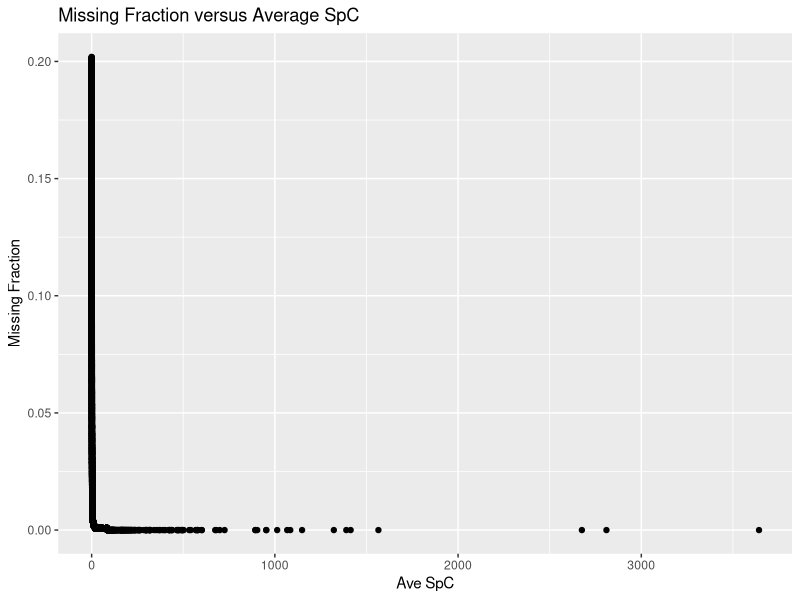
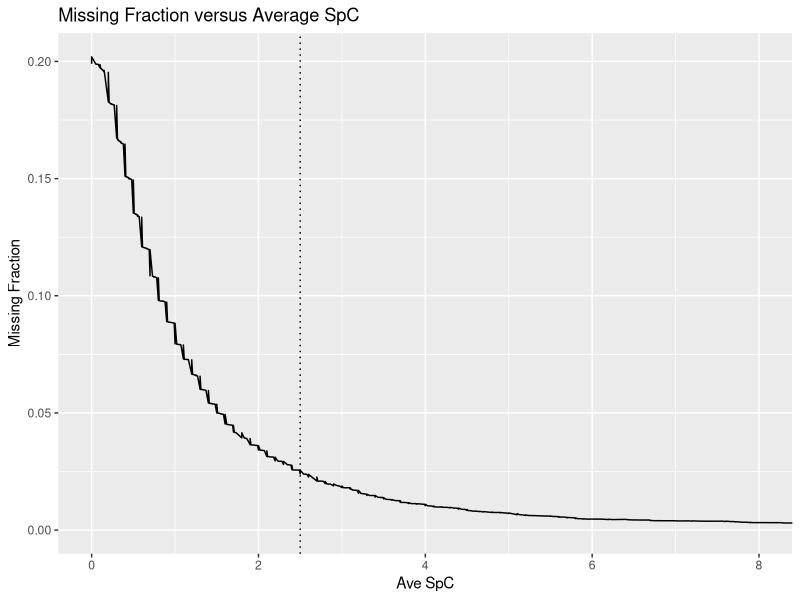
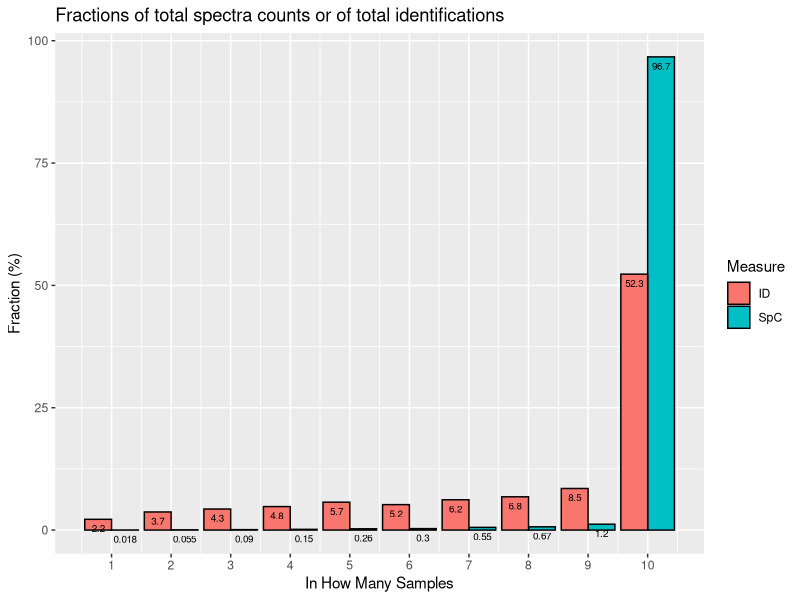
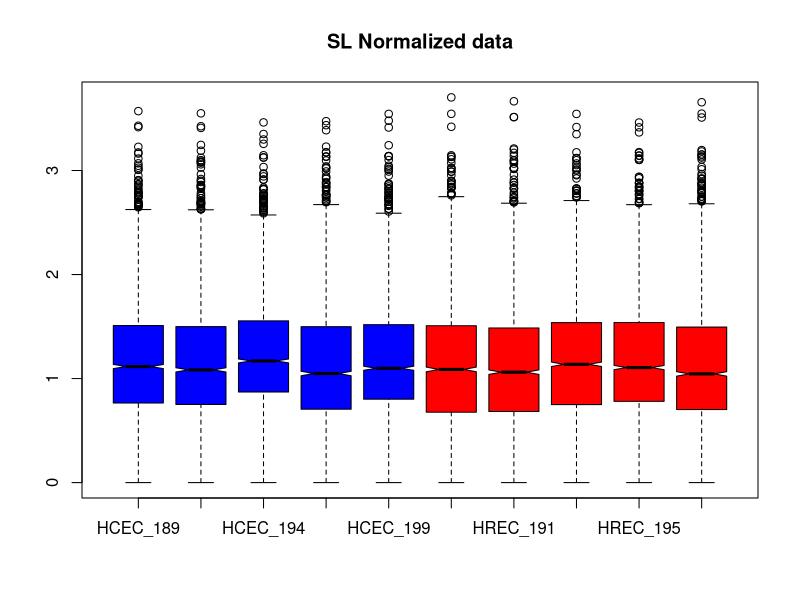
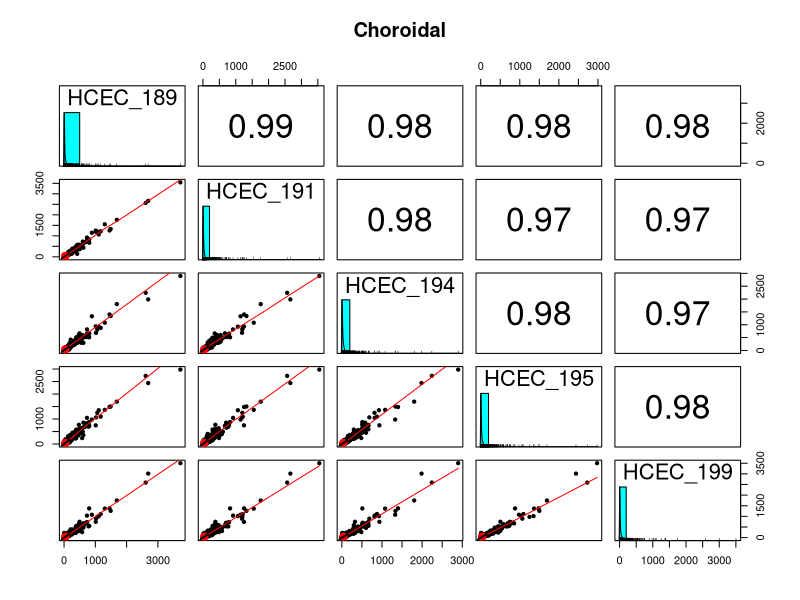
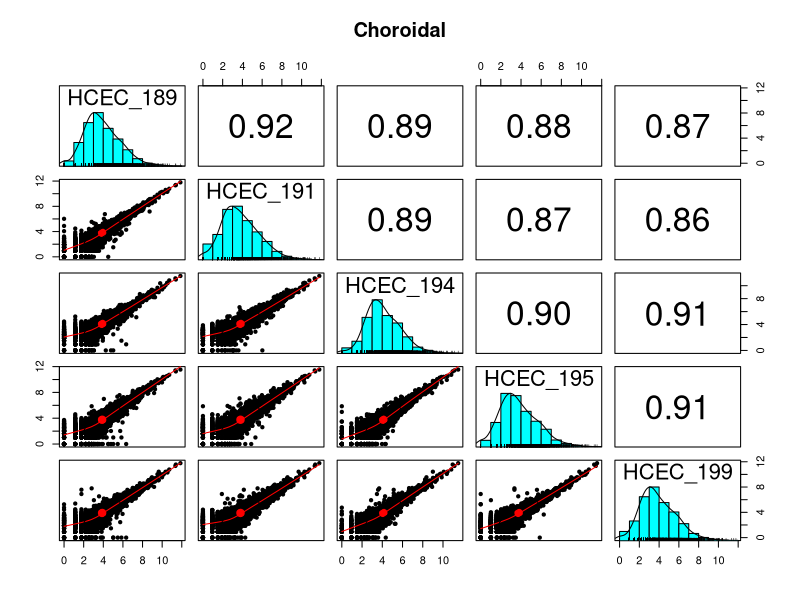
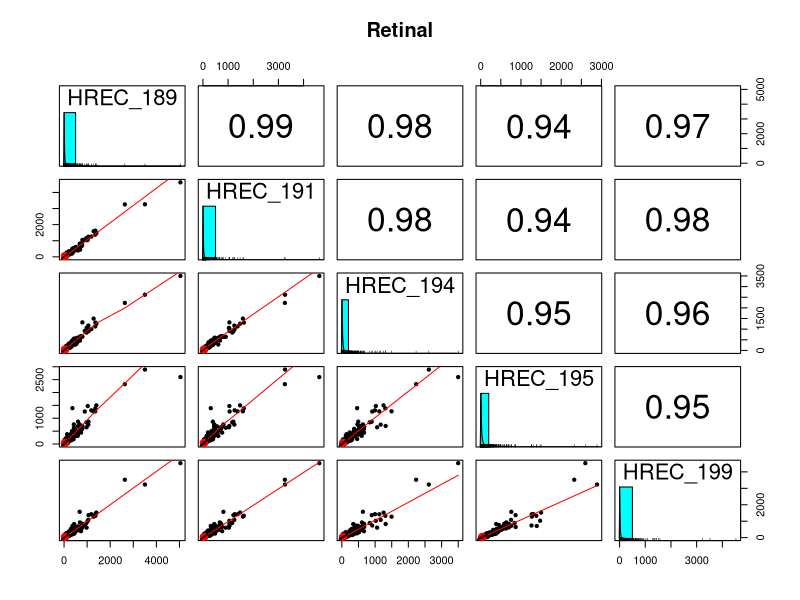
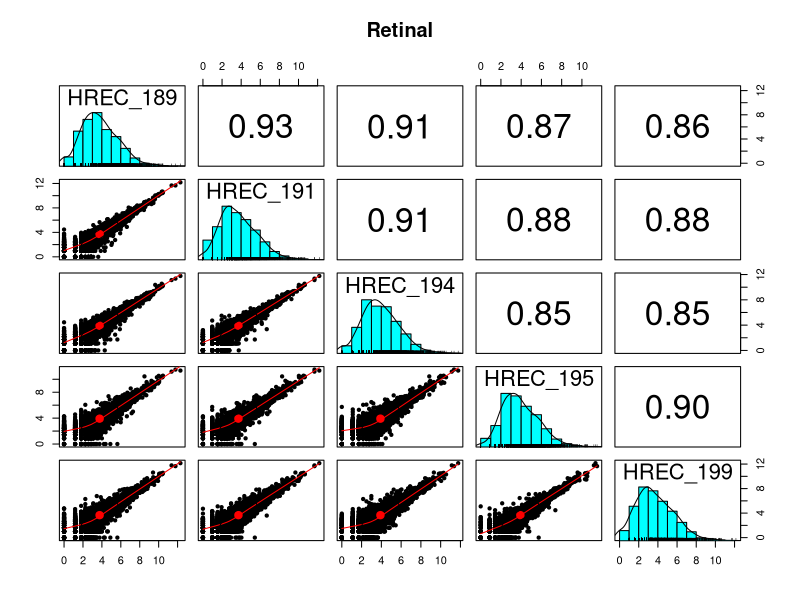

The R source for these figures, in order:

library("tidyverse")
library("edgeR")
library("limma")
library("psych")
library("gridExtra")
library("stringr")
library("scales")

# read in the data
temp <- read_tsv("ave_missing.txt")

# make a basic plot
ggplot(temp, aes(x = Ave, y = FracMissing)) +
  geom_point() +
  ggtitle("Missing Fraction versus Average SpC") + 
  labs(x = "Ave SpC", y = "Missing Fraction")

# expanded x-axis plot
ggplot(temp, aes(x = Ave, y = FracMissing)) +
  geom_line() + 
  coord_cartesian(xlim = c(0, 8)) +
  ggtitle("Missing Fraction versus Average SpC") + 
  labs( x = "Ave SpC", y = "Missing Fraction") + 
  geom_vline(xintercept = 2.5, linetype = "dotted")

# read in the prepped data
paw_spc <- read_tsv("edgeR_input.txt")

# save accessions in vector and remove from data table
accession <- paw_spc$Accession
paw_spc <- select(paw_spc, -Accession)
head(paw_spc)
nrow(paw_spc)

# read in short table
freq <- read_tsv("Fractions_SpC_ID.txt")

# make a bar plot to summarize the data
ggplot(freq, aes(InHowMany, Fraction, fill = Measure)) +
  geom_bar(stat = "identity", color = "black", position = position_dodge()) +
  geom_text(aes(label = Fraction), vjust = 1.6, color = "black",
            position = position_dodge(0.9), size = 2.5) +
  scale_x_continuous( breaks = 1:10) +
  ggtitle("Fractions of total spectra counts or of total identifications") +
  xlab("In How Many Samples") + ylab("Fraction (%)")

# function for simple normalization
SL_Norm <- function(df, color = NULL, plot = TRUE) {
    # This makes each channel sum to the average grand total
        # df - data frame of TMT intensities
        # returns a new data frame with normalized values
    
    # compute scaling factors to make colsums match the average sum
    norm_facs <- mean(c(colSums(df))) / colSums(df)
    cat("SL Factors:\n", sprintf("%-5s -> %f\n", colnames(df), norm_facs))
    df_sl  <- sweep(df, 2, norm_facs, FUN = "*")
    
    # visualize results and return data frame
    if(plot == TRUE) {
        boxplot(log10(df_sl + 1), col = color, notch = TRUE, main = "SL Normalized data")
    }
    df_sl
}

# normalize the data before plotting
color <- c(rep('blue', 5), rep('red', 5))
paw_sl <- SL_Norm(paw_spc, color)

# shortcuts for the cell types
C <- 1:5
R <- 6:10

pairs.panels(paw_sl[C], main = "Choroidal")
pairs.panels(log2(paw_sl[C]+1), main = "Choroidal")
pairs.panels(paw_sl[R], main = "Retinal")
pairs.panels(log2(paw_sl[R]+1), main = "Retinal")

# load the data into edgeR data structures
# group labels need to be factors
y <- DGEList(counts = paw_spc, genes = accession)

# run the TMM normalization (and library size corrections)
y <- calcNormFactors(y)

apply_tmm_factors <- function(y, color = NULL, plot = TRUE) {
    # computes the tmm normalized data from the DGEList object
        # y - DGEList object
        # returns a dataframe with normalized intensities
    
    # compute grand total (library size) scalings
    lib_facs <- mean(y$samples$lib.size) / y$samples$lib.size

    # the TMM factors are library adjustment factors (so divide by them)
    norm_facs <- lib_facs / y$samples$norm.factors
    cat("Overall Factors (lib.size+TMM):\n", sprintf("%-5s -> %f\n", 
                                                     colnames(y$counts), norm_facs))

    # compute the normalized data as a new data frame
    df_tmm <- as.data.frame(sweep(y$counts, 2, norm_facs, FUN = "*"))
    colnames(df_tmm) <- str_c(colnames(y$counts), "_tmm")
    
    # visualize results and return data frame
    if(plot == TRUE) {
        boxplot(log10(df_tmm + 1), col = color, notch = TRUE, main = "TMM Normalized data")
    }
    df_tmm
}

paw_spc_tmm <- apply_tmm_factors(y, color)

# check clustering (6 different out of 1748 may not do much)
plotMDS(y)

CV <- function(df) {
    # Computes CVs of data frame rows
        # df - data frame, 
        # returns vector of CVs (%)
    ave <- rowMeans(df)    # compute averages
    sd <- apply(df, 1, sd) # compute standard deviations
    cv <- 100 * sd / ave   # compute CVs in percent (last thing gets returned)
}

labeled_boxplot <- function(df, ylim, title) {
    # Makes a box plot with the median value labeled
        # df - data frame with data to compute CVs of
        # ylim - upper limit for y-axis
        # title - plot title
    cv = CV(df)
    boxplot(cv, ylim = c(0, ylim), notch = TRUE, main = title)
    text(x = 0.65, y = boxplot.stats(cv)$stats[3], 
         labels = round(boxplot.stats(cv)$stats[3], 1))
}

# see what effect TMM had on CV distributions
par(mfrow = c(2, 2))
labeled_boxplot(paw_spc[C], 150, "Choroid before")
labeled_boxplot(paw_spc[C], 150, "Retina before")
labeled_boxplot(paw_spc_tmm[C], 150, "Choroid after")
labeled_boxplot(paw_spc_tmm[C], 150, "Retina after")
par(mfrow = c(1, 1))

group <- factor(c(rep("C", 5), rep("R", 5)))
yy <-  DGEList(counts = paw_spc, group = group, genes = accession)
yy <- calcNormFactors(yy)
yy <- estimateDisp(yy)
et <- exactTest(yy)
topTags(et)$table
summary(decideTests(et, p.value = 0.10))

# create the experimental design matrix
donor <- factor(rep(c(189, 191, 194, 195, 199), 2))
cell <- factor(c(rep("C", 5), rep("R", 5)))

# Example 4.1 in edgeR user's guide
design <- model.matrix(~donor+cell)
rownames(design) <- colnames(y)
design

# extimate the dispersion parameters and check
y <- estimateDisp(y, design, robust = TRUE)
y$common.dispersion
plotBCV(y, main = "Variance Trends")

# fit statistical models (design matrix already in y$design)
fit <- glmQLFit(y, design, robust = TRUE)
plotQLDisp(fit)

# if we do not specify a contrast, the default is the last column
# of the design matrix - a C versus R comparison
paired <- glmQLFTest(fit) # default comparison

# check test results
topTags(paired)$table
tt <- topTags(paired, n = Inf, sort.by = "none")$table
summary(decideTests(paired, p.value = 0.10))

collect_results <- function(df, tt, x, xlab, y, ylab) {
    # Computes new columns and extracts some columns to make results frame
        # df - data in data.frame
        # tt - top tags from edgeR test
        # x - columns for first condition
        # xlab - label for x
        # y - columns for second condition
        # ylab - label for y
        # returns a new dataframe
    
    # condition average vectors
    ave_x <- rowMeans(df[x])
    ave_y <- rowMeans(df[y])
    
    # FC, direction, candidates
    fc <- ifelse(ave_y > ave_x, (ave_y / ave_x), (-1 * ave_x / ave_y))
    direction <- ifelse(ave_y > ave_x, "up", "down")
    candidate <- cut(tt$FDR, breaks = c(-Inf, 0.01, 0.05, 0.10, 1.0), 
                     labels = c("high", "med", "low", "no"))
    
    # make data frame
    temp <- cbind(df[c(x, y)], data.frame(logFC = tt$logFC, FC = fc, 
                                          PValue = tt$PValue, FDR = tt$FDR, 
                                          ave_x = ave_x, ave_y = ave_y, 
                                          direction = direction, candidate = candidate, 
                                          Acc = tt$genes)) 
    
    # fix column headers for averages
    names(temp)[names(temp) %in% c("ave_x", "ave_y")]  <- str_c("ave_", c(xlab, ylab))    
    
    temp # return the data frame
}

# get the results summary
results <- collect_results(paw_spc_tmm, tt, C, "choroid", R, "retina")

pvalue_plots <- function(results, ylim, title) {
    # Makes p-value distribution plots
        # results - results data frame
        # ylim - ymax for expanded view
        # title - plot title
    p_plot <- ggplot(results, aes(PValue)) + 
        geom_histogram(bins = 100, fill = "white", color = "black") +
        geom_hline(yintercept = mean(hist(results$PValue, breaks = 100, 
                                     plot = FALSE)$counts[26:100]))

    # we will need an expanded plot
    p1 <- p_plot + ggtitle(str_c(title, " p-value distribution"))
    p2 <- p_plot + coord_cartesian(xlim = c(0, 1.0), ylim = c(0, ylim)) + ggtitle("p-values expanded")
    grid.arrange(p1, p2, nrow = 2) # from gridExtra package
}

# check the p-value distribution
pvalue_plots(results, 100, "Retina vs Choroid - SpC")

log2FC_plots <- function(results, range, title) {
    # Makes faceted log2FC plots by candidate
        # results - results data frame
        # range - plus/minus log2 x-axis limits
        # title - plot title
    ggplot(results, aes(x = logFC, fill = candidate)) +
        geom_histogram(binwidth=0.1, color = "black") +
        facet_wrap(~candidate) +
        ggtitle(title) + 
        coord_cartesian(xlim = c(-range, range))
}

# make log2FC plots
log2FC_plots(results, 4, "Faceted log2FC")

# see how many candidates are in each category
results %>% count(candidate)

transform <- function(results, x, y) {
    # Make data frame with some transformed columns
        # results - results data frame
        # x - columns for x condition
        # y - columns for y condition
        # return new data frame
    df <- data.frame(log10((results[x] + results[y])/2), 
                     log2(results[y] / results[x]), 
                     results$candidate,
                     -log10(results$FDR))
    colnames(df) <- c("A", "M", "candidate", "P")
    
    df # return the data frame
}

MA_plots <- function(results, x, y, title) {
    # makes MA-plot DE candidate ggplots
        # results - data frame with edgeR results and some condition average columns
        # x - string for x-axis column
        # y - string for y-axis column
        # title - title string to use in plots
        # returns a list of plots 
    
    # uses transformed data
    temp <- transform(results, x, y)
    
    # 2-fold change lines
    ma_lines <- list(geom_hline(yintercept = 0.0, color = "black"),
                     geom_hline(yintercept = 1.0, color = "black", linetype = "dotted"),
                     geom_hline(yintercept = -1.0, color = "black", linetype = "dotted"))

    # make main MA plot
    ma <- ggplot(temp, aes(x = A, y = M)) +
        geom_point(aes(color = candidate, shape = candidate)) +
        scale_y_continuous(paste0("logFC (", y, "/", x, ")")) +
        scale_x_continuous("Ave_intensity") +
        ggtitle(title) + 
        ma_lines
    
    # make separate MA plots
    ma_facet <- ggplot(temp, aes(x = A, y = M)) +
        geom_point(aes(color = candidate, shape = candidate)) +
        scale_y_continuous(paste0("log2 FC (", y, "/", x, ")")) +
        scale_x_continuous("log10 Ave_intensity") +
        ma_lines +
        facet_wrap(~ candidate) +
        ggtitle(str_c(title, " (separated)"))

    # make the plots visible
    print(ma)
    print(ma_facet)
}    

# make MA plots
MA_plots(results, "ave_choroid", "ave_retina", "Choroid vs Retina")

scatter_plots <- function(results, x, y, title) {
    # makes scatter-plot DE candidate ggplots
        # results - data frame with edgeR results and some condition average columns
        # x - string for x-axis column
        # y - string for y-axis column
        # title - title string to use in plots
        # returns a list of plots
    
    # 2-fold change lines
    scatter_lines <- list(geom_abline(intercept = 0.0, slope = 1.0, color = "black"),
                          geom_abline(intercept = 0.301, slope = 1.0, color = "black", linetype = "dotted"),
                          geom_abline(intercept = -0.301, slope = 1.0, color = "black", linetype = "dotted"),
                          scale_y_log10(),
                          scale_x_log10())

    # make main scatter plot
    scatter <- ggplot(results, aes_string(x, y)) +
        geom_point(aes(color = candidate, shape = candidate)) +
        ggtitle(title) + 
        scatter_lines

    # make separate scatter plots
    scatter_facet <- ggplot(results, aes_string(x, y)) +
        geom_point(aes(color = candidate, shape = candidate)) +
        scatter_lines +
        facet_wrap(~ candidate) +
        ggtitle(str_c(title, " (separated)")) 

    # make the plots visible
    print(scatter)
    print(scatter_facet)
}

# make scatter plots
scatter_plots(results, "ave_choroid", "ave_retina", "Choroid vs Retina")

volcano_plot <- function(results, x, y, title) {
    # makes a volcano plot
        # results - a data frame with edgeR results
        # x - string for the x-axis column
        # y - string for y-axis column
        # title - plot title string
    
    # uses transformed data
    temp <- transform(results, x, y)
    
    # build the plot
    ggplot(temp, aes(x = M, y = P)) +
        geom_point(aes(color = candidate, shape = candidate)) +
        xlab("log2 FC") +
        ylab("-log10 FDR") +
        ggtitle(str_c(title, " Volcano Plot"))
}

# make a volcano plot
volcano_plot(results, "ave_choroid", "ave_retina", "Choroid vs Retina")

# write results
write.table(results, "edgeR_results.txt", sep = "\t", row.names = FALSE, na = " ")

# log the session
sessionInfo()
